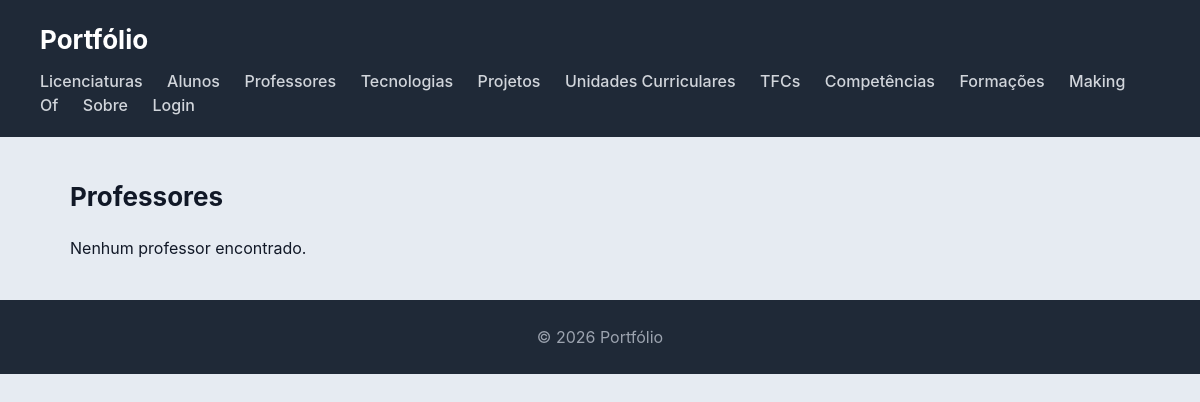
Before: /professores/ with the older database file.
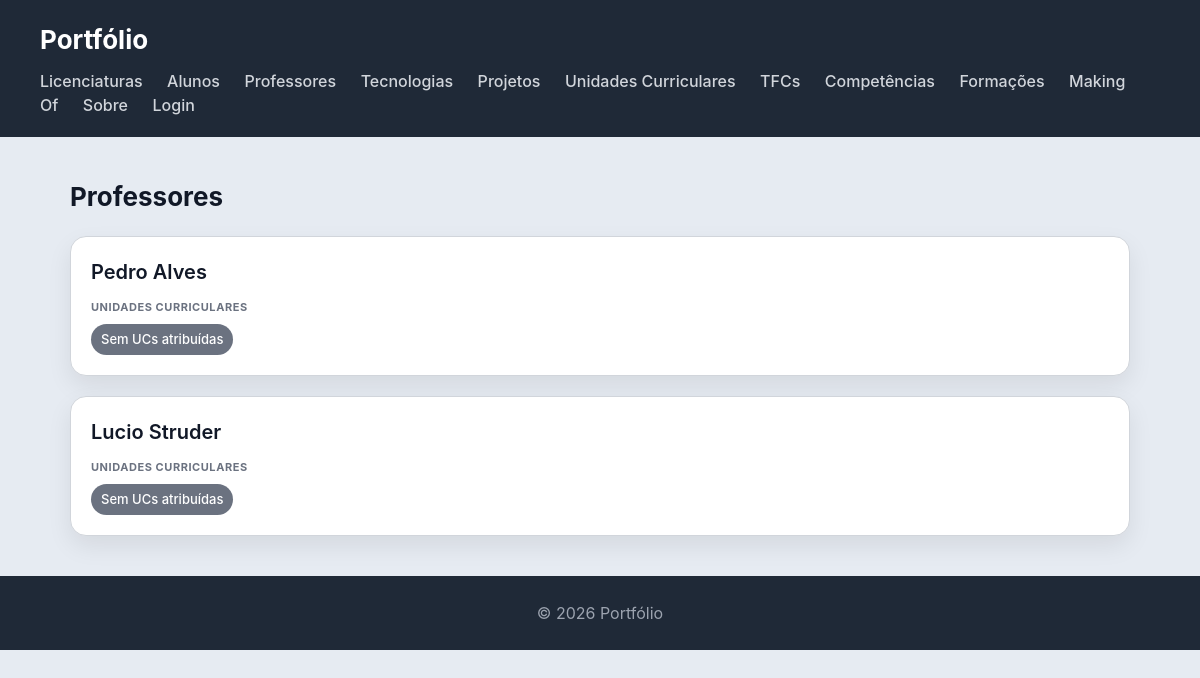
After: the same page with the newer database file.
### portfolio/models.py (models this page shows, shortened)
class Professor(models.Model):
    nome = models.CharField(max_length=100)
    unidades_curriculares = models.ManyToManyField('UnidadeCurricular', blank=True)

### portfolio/views.py (the view)
# urls.py: path('professores/', views.professores_view, name='professores'),
def professores_view(request):
    professores = Professor.objects.prefetch_related('unidades_curriculares').all()
    return render(request, 'portfolio/professores.html', {'professores': professores})

### portfolio/templates/portfolio/professores.html
{% extends 'portfolio/base.html' %}
{% block content %}
<h2>Professores</h2>
<section>
    {% for professor in professores %}
    <article>
        <header>
            <h3>{{ professor.nome }}</h3>
        </header>
        <section>
            <h4>Unidades Curriculares</h4>
            <ul>
                {% for uc in professor.unidades_curriculares.all %}
                <li>{{ uc.nome }}</li>
                {% empty %}
                <li style="background:#6b7280;">Sem UCs atribuídas</li>
                {% endfor %}
            </ul>
        </section>
    </article>
    {% empty %}
    <p>Nenhum professor encontrado.</p>
    {% endfor %}
</section>
{% endblock %}

Changed rows visible on the page:
added Professor: nome "Pedro Alves"
added Professor: nome "Lucio Struder"
Other visible differences:
text no longer shown: "Nenhum professor encontrado."
